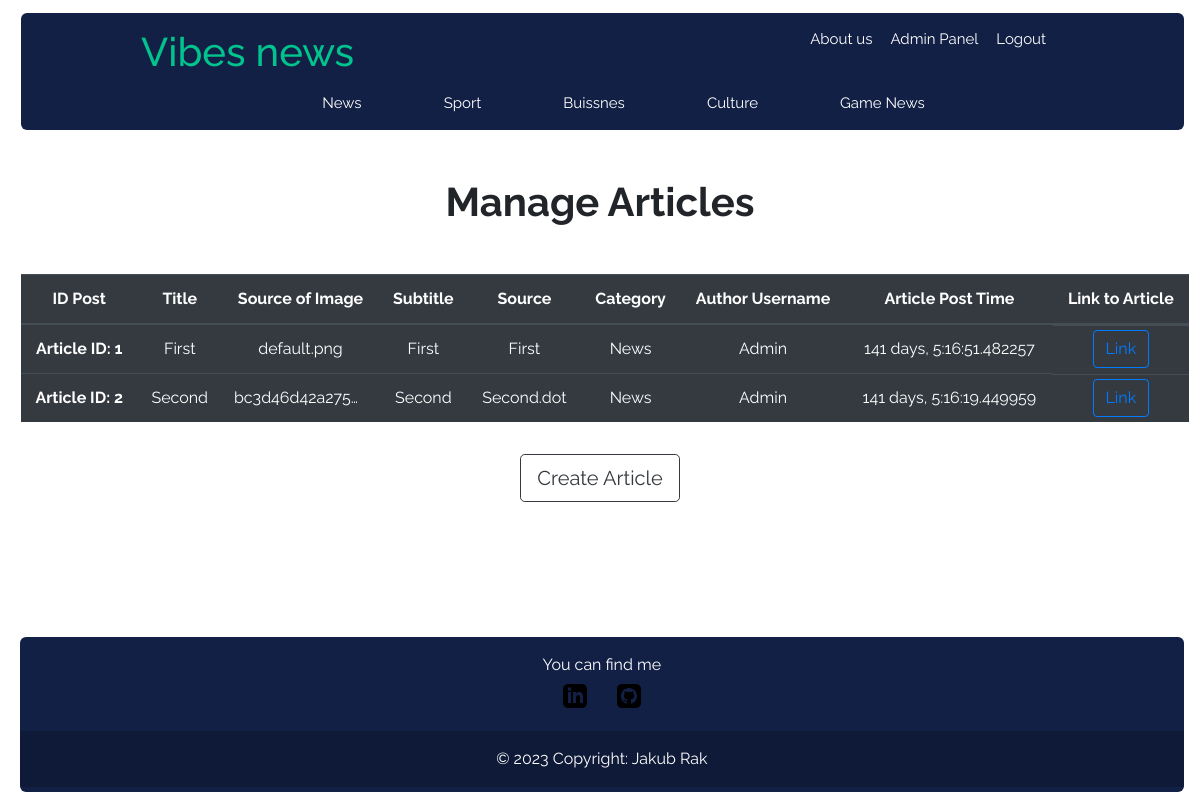
Page /admin_panel/manage_article (signed in) on the earlier database version.
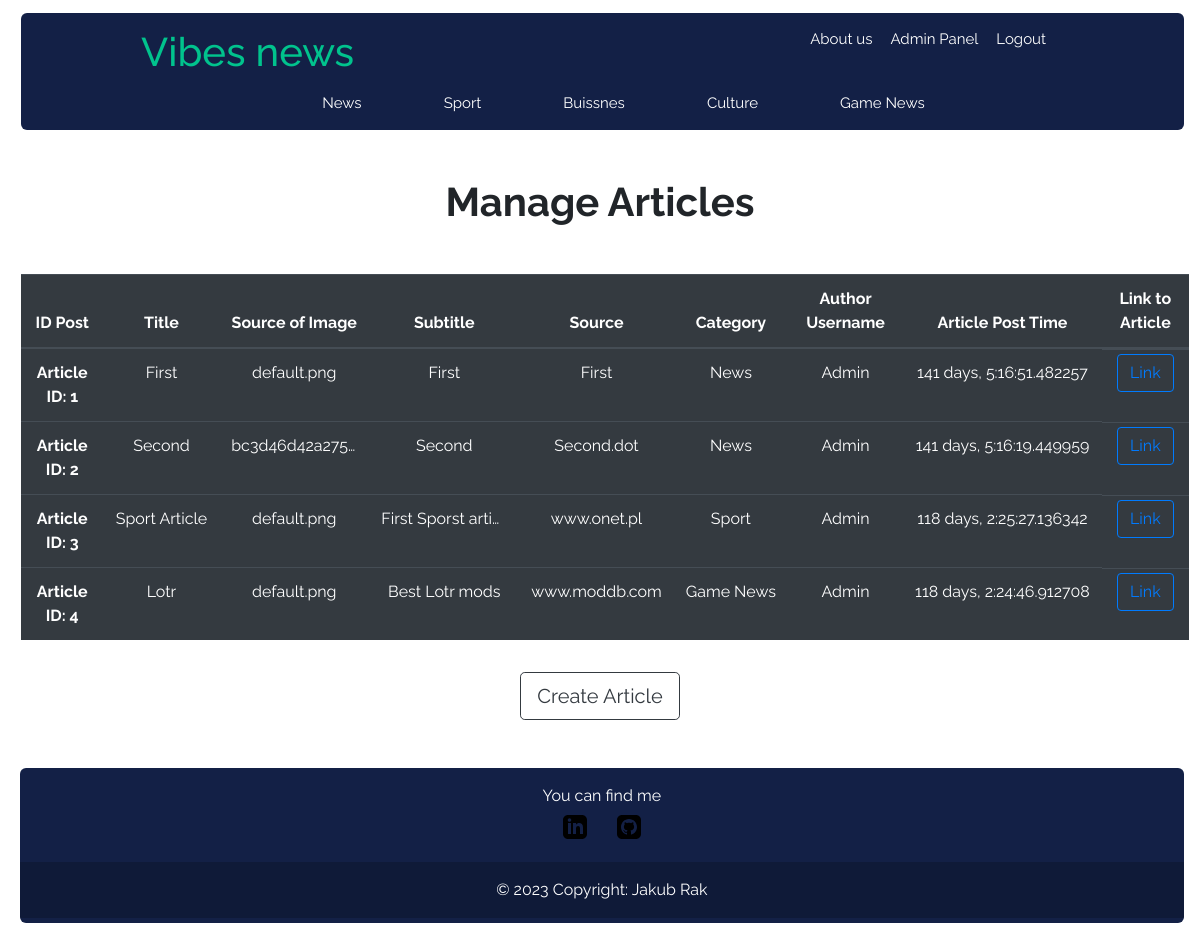
Same page on the later database version.
### vibes/models.py (models this page shows, shortened)
class Article(db.Model):
    id = db.Column (db.Integer, primary_key = True)
    title = db.Column (db.String(255), unique = True, nullable = False)
    image_of_article = db.Column (db.String(255), nullable = False, default = 'default.png')
    subtitle = db.Column (db.Text, nullable = False)
    content = db.Column (db.Text, nullable = False)
    source = db.Column (db.String(255), nullable = False)
    time_posted = db.Column (db.DateTime, nullable = False, default = datetime.utcnow)
    category_id = db.Column(db.Integer, db.ForeignKey('category.id'), nullable=False)
    user_id = db.Column(db.Integer, db.ForeignKey('user.id'), nullable = False)

class Category(db.Model):
    id = db.Column (db.Integer, primary_key = True)
    name = db.Column (db.String(50), nullable = False)
    articles = db.relationship('Article', backref = 'category', lazy = True)
    def __repr__(self) -> str:
        return f"{self.name}"

class User(db.Model, UserMixin):
    id = db.Column (db.Integer, primary_key = True)
    fullname = db.Column (db.String(100), nullable = False)
    username = db.Column (db.String(100), unique = True, nullable = False)
    email = db.Column (db.String(250), unique = True, nullable = False)
    password = db.Column (db.String(255), nullable = False)
    admin_rights = db.Column (db.Integer, nullable = False, default = 0)
    create_time = db.Column (db.DateTime, nullable = False, default = datetime.utcnow)
    articles = db.relationship('Article', backref = 'author', lazy = True)
    category = db.relationship('Category', secondary = Rights, backref = 'users', lazy = True)

### vibes/admin/routes.py (the view)
@admin.route("/admin_panel/manage_article" , methods= ["GET"])
@login_required
def manage_article():
    if (current_user.is_authenticated and current_user.admin_rights == 2):
        articles: Article = Article.query.all()
        time = datetime.utcnow()
        return render_template('manage_article.html', title = 'Admin Panel', articles = articles, time = time, user = current_user)
    else:
        abort(403)

### vibes/models.py (called while the page is built)
@login_manager.user_loader
def load_user(user_id: int) -> object:
    return User.query.get(int(user_id))

### vibes/templates/manage_article.html
{% extends "layout.html" %}
{% block content %}
    <div class="font-style-root d-flex flex-column mt-5">
        <div class="font-weight-bold h1 d-flex justify-content-center mb-5">Manage Articles</div>
        <table class="table table-hover table-dark" style="margin-left: 0.4vw;">
            <thead>
                <tr>
                    <th class="text-center" scope="col">ID Post</th>
                    <th class="text-center" scope="col">Title</th>
                    <th class="text-center" scope="col">Source of Image</th>
                    <th class="text-center" scope="col">Subtitle</th>
                    <th class="text-center" scope="col">Source</th>
                    <th class="text-center" scope="col">Category</th>
                    <th class="text-center" scope="col">Author Username</th>
                    <th class="text-center" scope="col">Article Post Time</th>
                    <th class="text-center" scope="col">Link to Article</th>
                </tr>
            </thead>
            <tbody>
                {% for article in articles %}
                    <tr>
                        <th class="text-center" scope="row">Article ID: {{article.id}}</th>
                        <td class="text-truncate text-center" style="max-width: 150px;">{{article.title}}</td>
                        <td class="text-truncate text-center" style="max-width: 150px;">{{article.image_of_article}}</td>
                        <td class="text-truncate text-center" style="max-width: 150px;">{{article.subtitle}}</td>
                        <td class="text-truncate text-center">{{article.source}}</td>
                        <td class="text-truncate text-center">{{article.category}}</td>
                        <td class="text-truncate text-center">{{article.author.username}}</td>
                        <td class="text-truncate text-center">{{time - article.time_posted}}</td>
                        <td class="d-flex justify-content-center px-1 py-1">
                            <a class="btn btn-outline-primary" href="{{url_for('articles.article', article_id = article.id)}}">Link</a>
                        </td>
                    </tr>
                {% endfor %}
            </tbody>
        </table>
        <div class="d-flex justify-content-center mt-3">
            {% if user.admin_rights == 2 %}
            <a class="btn btn-outline-dark btn-lg" href="{{url_for('admin.create_article')}}">Create Article</a>
            {% elif user.admin_rights == 1 %}
            <a class="btn btn-outline-dark btn-lg" href="{{url_for('editor.create_article')}}">Create Article</a>
            {% elif user.admin_rights == 0 %}
            <a class="btn btn-outline-dark btn-lg" href="{{url_for('user.create_article')}}">Create Article</a>
            {% endif %}
        </div>
    </div>
{% endblock content %}

Differences in the rows shown:
added Article: id "3", title "Sport Article", image_of_article "default.png", subtitle "First Sporst arti…", source "www.onet.pl", category "Sport", author.username "Admin", time-article.time_posted "118 days, 2:25:27.136342"
added Article: id "4", title "Lotr", image_of_article "default.png", subtitle "Best Lotr mods", source "www.moddb.com", category "Game News", author.username "Admin", time-article.time_posted "118 days, 2:24:46.912708"
